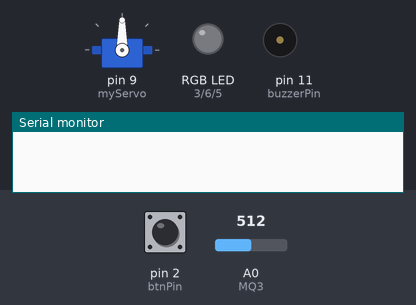
This sketch was run on a simulated Arduino Uno, built with avr-gcc and run on an emulated ATmega328P. Parts: servo, an RGB LED mixed from three pins (HIGH = lit), buzzer (waves = sounding), the last lines printed to the serial monitor. The inputs (shaded band) are chosen by the test bench; at power-on: pin 2 (btnPin) HIGH, A0 (MQ3) = 512.

Above: at 1.2 s.
1.3 s: pin 2 (btnPin) pulled LOW for 0.15 s
At 2.1 s:
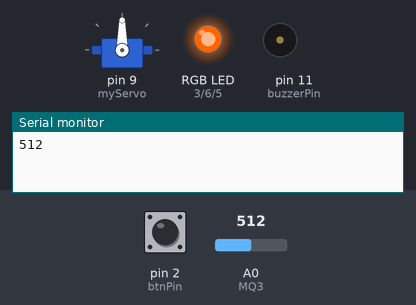
At 13.1 s:
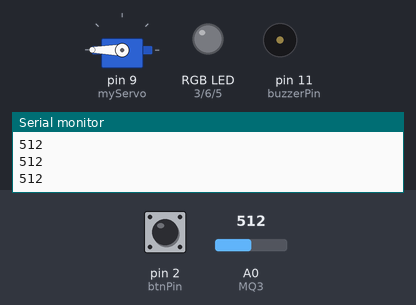
Timing chart, 0 to 13.3 s (numbered marks = the images above; inputs shaded):
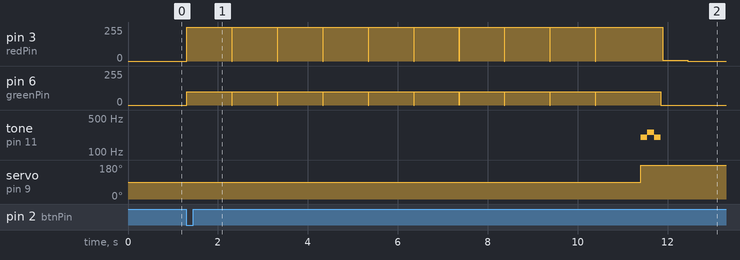

The sketch:

sketch_mar28a.ino
```cpp
#include <Servo.h>
#include <Chrono.h>

int redPin = 3;
int bluePin = 5;
int greenPin = 6;
int MQ3 = A0;
int value;
int btnPin = 2;
Servo myServo;
Chrono timer(Chrono::SECONDS);

int buzzerPin = 11;
void setup() {
  // put your setup code here, to run once:
  Serial.begin(9600);
  /* Controls the servo */

    myServo.attach(9);
    pinMode(btnPin,  INPUT_PULLUP);
    pinMode(MQ3, INPUT);
    pinMode(buzzerPin, OUTPUT);


}
void loop() {

  // put your main code here, to run repeatedly:
    // This is the amount of alcohol detected from the sensor
   // This will light the led if alcohol is present
   DetectStart();

}
void DetectStart()
{
  if(digitalRead(btnPin) == LOW)
 {
     ClearLightColor();
     FirstTest();
 }
}

bool FirstTest()
{
  int result = DeteectAlcohol();
  if(result > 400){
    FailedState();
  }
  else{
    ClearLightColor();
    GreenLight();
    UnlockCar();
    PassedTone();
  }

}

int DeteectAlcohol(){
  int maxContent = 0;
  for(int i = 0; i < 10; i++)
  {
      Proccesing();
      value = analogRead(MQ3);
       Serial.println(value);
      delay(1000);
      if(value > maxContent )
      {
       maxContent = value;
      }
  }

  return maxContent;
}

void FailedState()
{
  timer.restart();
  LockCar();
  FailedTone();
  RedLight();
  while(timer.hasPassed(20) == false)
  {
    if(timer.elapsed() % 2 == 0)
    {
      analogWrite(redPin,255);
    }
      analogWrite(redPin,0);

}
    timer.stop();
    GreenLight();
    AzureLight();
    DetectStart();
}
void RedLight()
{
   analogWrite(redPin,80);
   analogWrite(bluePin,0);
   analogWrite(greenPin,0);
}

void GreenLight()
{

   analogWrite(greenPin,100);
}
void Proccesing()
{
    analogWrite(redPin,0);
    analogWrite(greenPin,0);
    delay(10);
    analogWrite(redPin,255);
    analogWrite(greenPin,100);


}
void AzureLight()
{
   analogWrite(redPin,255);
   analogWrite(bluePin,255);
   analogWrite(greenPin,255);
}
void ClearLightColor()
{
  analogWrite(redPin,0);
   analogWrite(bluePin,0);
   analogWrite(greenPin,0);
}

void FailedTone(){

    tone(buzzerPin, 200);
    delay(150);
    tone(buzzerPin, 255);
    delay(150);
    tone(buzzerPin, 200);
    delay(150);
    noTone(buzzerPin);

  }
void PassedTone(){
    tone(buzzerPin, 50);
    delay(150);
    tone(buzzerPin, 100);
    delay(150);
    tone(buzzerPin, 200);
    delay(150);
    noTone(buzzerPin);
}
void LockCar(){
    myServo.write(255);
}
void UnlockCar(){
  myServo.write(0);
}
```

Measured:
- after the input at 1.3 s, pin 6 (greenPin): goes 9 × (100/255 1.0 s, 0/255 0.01 s), 100/255 1.5 s, then 0/255, starting at once; tone on pin 11 (buzzerPin): silent → 200 Hz after 10.1 s, → 255 Hz 0.15 s later, → 200 Hz 0.15 s later, → silent 0.15 s later; servo on pin 9 (myServo): 90° → 180° after 10.1 s
